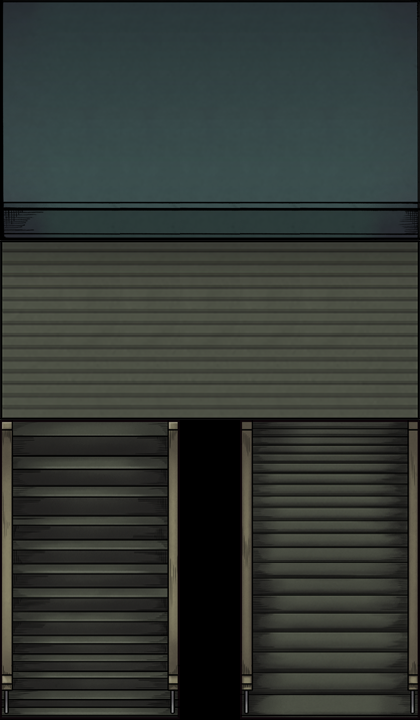

Rendered tile map (Tiled .tmx) drawn with the repository's tilesets; below, a short description and the map source with its tile grids summarised:
An orthogonal 7x12 tile map with 60x60 px tiles, 1 tile layer (圖塊層 1), 4 tilesets.

<map version="1.0" orientation="orthogonal" renderorder="left-up" width="7" height="12" tilewidth="60" tileheight="60" nextobjectid="1">
 <tileset firstgid="1" name="1-2_Stairwell_floor" tilewidth="60" tileheight="60" tilecount="9">
  <image source="../img/1-2_Stairwell_floor.png" trans="ff00ff" width="180" height="180" />
 </tileset>
 <tileset firstgid="10" name="1-2_Stairwell_stairs1" tilewidth="60" tileheight="60" tilecount="15">
  <image source="../img/1-2_Stairwell_stairs1.png" trans="ff00ff" width="180" height="300" />
 </tileset>
 <tileset firstgid="25" name="1-2_Stairwell_stairs2" tilewidth="60" tileheight="60" tilecount="15">
  <image source="../img/1-2_Stairwell_stairs2.png" trans="ff00ff" width="180" height="300" />
 </tileset>
 <tileset firstgid="40" name="1-2_Stairwell_wall" tilewidth="60" tileheight="60" tilecount="12">
  <image source="../img/1-2_Stairwell_wall.png" trans="ff00ff" width="180" height="240" />
 </tileset>
 <layer name="圖塊層 1" width="7" height="12">
  <data>[84 cells, 79 non-empty, 51 distinct tile ids]</data>
 </layer>
</map>
